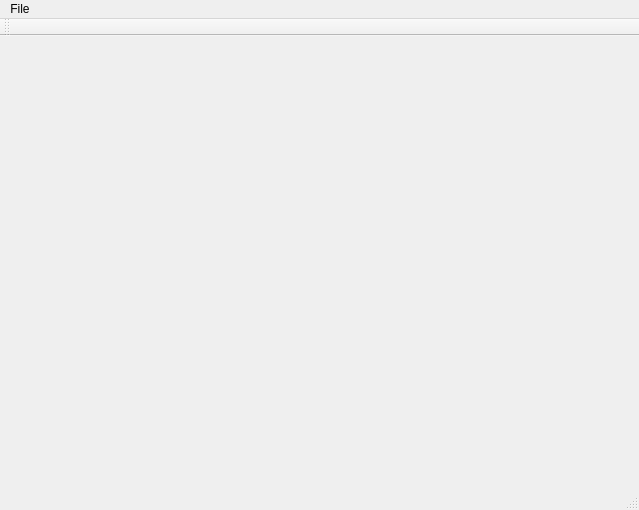
<?xml version="1.0" encoding="UTF-8"?>
<ui version="4.0">
 <class>MainWindowClass</class>
 <widget class="QMainWindow" name="MainWindowClass">
  <property name="geometry">
   <rect>
    <x>0</x>
    <y>0</y>
    <width>639</width>
    <height>510</height>
   </rect>
  </property>
  <property name="windowTitle">
   <string>MainWindow</string>
  </property>
  <widget class="QWidget" name="centralWidget"/>
  <widget class="QMenuBar" name="menuBar">
   <property name="geometry">
    <rect>
     <x>0</x>
     <y>0</y>
     <width>639</width>
     <height>21</height>
    </rect>
   </property>
   <widget class="QMenu" name="menuFile">
    <property name="title">
     <string>File</string>
    </property>
    <addaction name="actionOpen"/>
    <addaction name="separator"/>
    <addaction name="actionExit"/>
   </widget>
   <addaction name="menuFile"/>
  </widget>
  <widget class="QToolBar" name="mainToolBar">
   <attribute name="toolBarArea">
    <enum>TopToolBarArea</enum>
   </attribute>
   <attribute name="toolBarBreak">
    <bool>false</bool>
   </attribute>
  </widget>
  <widget class="QStatusBar" name="statusBar"/>
  <action name="actionOpen">
   <property name="text">
    <string>Open</string>
   </property>
  </action>
  <action name="actionExit">
   <property name="text">
    <string>Exit</string>
   </property>
  </action>
 </widget>
 <layoutdefault spacing="6" margin="11"/>
 <resources>
  <include location="MainWindow.qrc"/>
 </resources>
 <connections/>
</ui>
